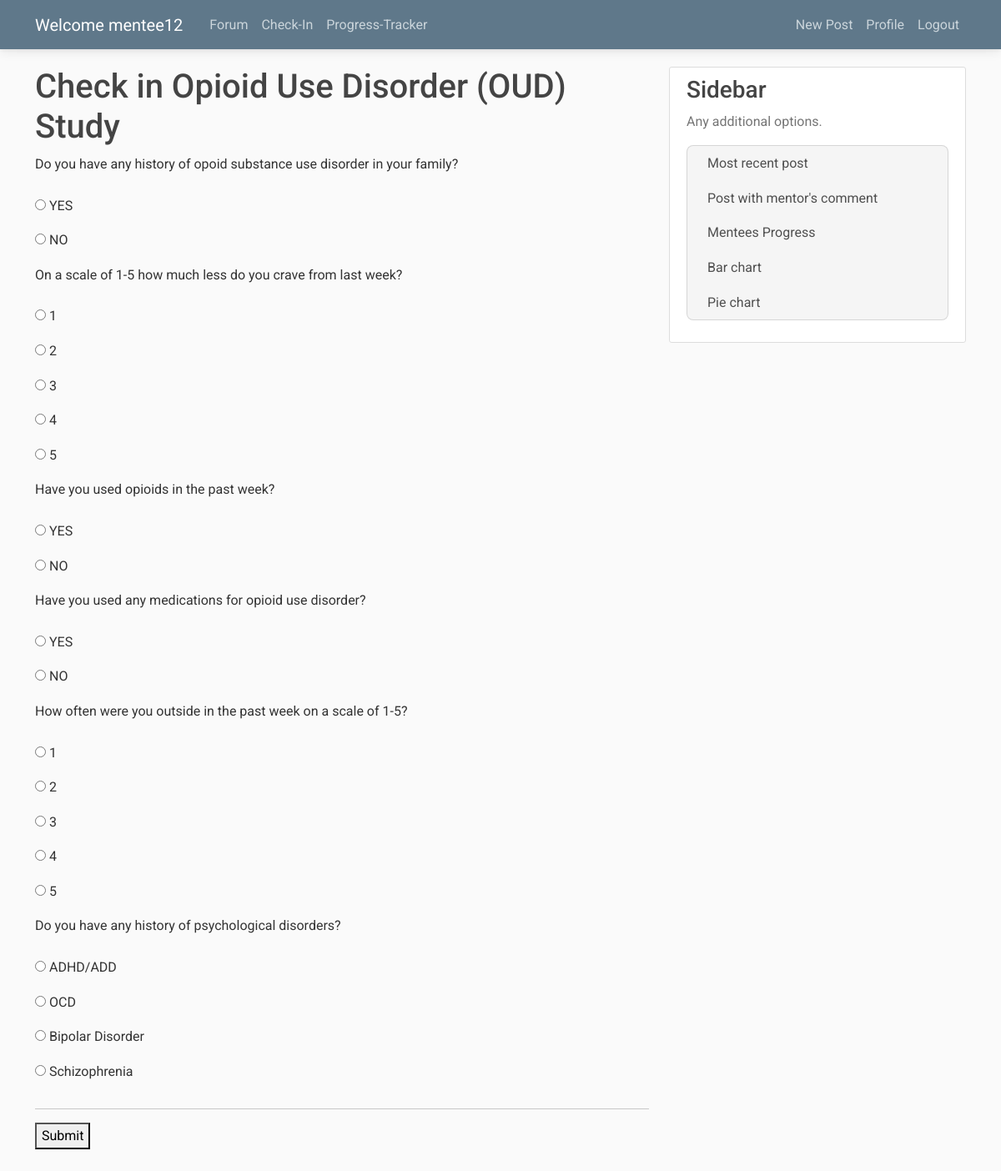
Page /survey/ (signed in) on the committed database.
### survey/models.py (models this page shows, shortened)
class Survey(models.Model):
    title = models.CharField(max_length=200)
    description = models.TextField()

class Question(models.Model):
    survey = models.ForeignKey(Survey, on_delete=models.CASCADE)
    question = models.CharField(max_length=300)
    options = models.ManyToManyField('Option')

### survey/views.py (the view)
# urls.py: path('', views.survey_home, name ='survey-home'),
@csrf_exempt
@login_required
def survey_home(request):
    survey = Survey.objects.all().first()
    if request.method == 'POST':
        form = SurveyForm(request.POST, survey_id=survey.id)
        if form.is_valid():
            user = request.user  # Get the current authenticated user
            for question in Question.objects.filter(survey_id=survey.id):
                selected_option = form.cleaned_data[f'question_{question.id}']
                selected_option_id = Option.objects.get(id=selected_option.id)
                response = Response.objects.create(
                    survey=survey,
                    user=user,
                    question=question,
                    selected_options=selected_option_id.option  # Store the option's text, not the Option object
                )
            return redirect('thank_you')  # Redirect to a thank-you page after successful submission
    else:
        form = SurveyForm(survey_id=survey.id)
    return render(request, 'survey/survey.html', {'survey': survey, 'form': form})

### survey/forms.py
class SurveyForm(forms.ModelForm):
    class Meta:
        model = Response
        fields = []
    def __init__(self, *args, **kwargs):
        survey_id = kwargs.pop('survey_id')
        super(SurveyForm, self).__init__(*args, **kwargs)
        questions = Question.objects.filter(survey_id=survey_id)
        for question in questions:
            self.fields[f'question_{question.id}'] = forms.ModelChoiceField(
                label=question.question,
                queryset=Option.objects.filter(question=question),
                widget=forms.RadioSelect
            )

### survey/models.py (called while the page is built)
    def __str__(self):
        return self.option

### survey/templates/survey/survey.html (shortened to what this page needs)
{% extends "feed/base.html" %}
{% block content %}
<h1>{{ survey.title }}</h1>
<form method="post">
    {% for field in form %}
        <p>{{ field.label_tag }}</p>
        {% for choice in field %}
            <label>
                {{ choice }}
            </label><br>
        {% endfor %}
    {% endfor %}
    <hr>
    <button type="submit">Submit</button>
    <br>
    <br>
</form>
{% endblock content %}

### feed/templates/feed/base.html (shortened to what this page needs)
{% load static %}
<!DOCTYPE html>
<html>
<head>
    <link rel="stylesheet" href="https://maxcdn.bootstrapcdn.com/bootstrap/4.0.0/css/bootstrap.min.css">
    <link
    href="https://cdnjs.cloudflare.com/ajax/libs/font-awesome/6.0.0/css/all.min.css"
    rel="stylesheet"
    />
<link href="https://cdnjs.cloudflare.com/ajax/libs/mdb-ui-kit/6.4.0/mdb.min.css" rel="stylesheet"/>
<link rel="stylesheet" type="text/css" href="{% static 'feed/main.css' %}">
</head>
<body>
    <header class="site-header">
      <nav class="navbar navbar-expand-md navbar-dark bg-steel fixed-top">
        <div class="container">
          <a class="navbar-brand mr-4" href="{% url 'feed-forum' %}">Welcome {{user.username}}</a>
          <div class="collapse navbar-collapse" id="navbarToggle">
            <div class="navbar-nav mr-auto">
              <a class="nav-item nav-link" href="{% url 'feed-forum' %}">Forum</a>
              <a class="nav-item nav-link" href="{% url 'survey-home' %}">Check-In</a>
              <a class="nav-item nav-link" href="{% url 'vizual-home' %}">Progress-Tracker</a>
            </div>
            <div class="navbar-nav">
              {% if user.is_authenticated %}
                <a class="nav-item nav-link" href="{% url 'post-create' %}">New Post</a>
                <a class="nav-item nav-link" href="{% url 'profile' %}">Profile</a>
                <a class="nav-item nav-link" href="{% url 'logout' %}">Logout</a>
              {% else %}
                <a class="nav-item nav-link" href="{% url 'login' %}">Login</a>
                <a class="nav-item nav-link" href="{% url 'register' %}">Register</a>
              {% endif %}
            </div>
          </div>
        </div>
      </nav>
    </header>
    <main role="main" class="container">
      <div class="row">
        <div class="col-md-8">
          {% block content %}{% endblock %}
        </div>
        <div class="col-md-4">
          <div class="content-section">
            <h3>Sidebar</h3>
            <p class='text-muted'>Any additional options.
              <ul class="list-group">
                <li class="list-group-item list-group-item-light">Most recent post</li>
                <li class="list-group-item list-group-item-light">Post with mentor's comment</li>
                <li class="list-group-item list-group-item-light">Mentees Progress</li>
                <li class="list-group-item list-group-item-light">Bar chart</li>
                <li class="list-group-item list-group-item-light">Pie chart</li>
              </ul>
            </p>
          </div>
        </div>
      </div>
    </main>
</body>
</html>

### feed/static/feed/main.css (style rules this page uses)
body { background: #fafafa; color: #333333; margin-top: 5rem; }
h1, h2, h3, h4, h5, h6 { color: #444444; }
ul { margin: 0; }
.bg-steel { background-color: #5f788a; }
.site-header .navbar-nav .nav-link { color: #cbd5db; }
.content-section { background: #ffffff; padding: 10px 20px; border: 1px solid #dddddd; border-radius: 3px; margin-bottom: 20px; }

### rows in the picture
Survey: title "Check in Opioid Use Disorder (OUD) Study"
Question: label_tag "Do you have any history of opoid substance use disorder in your family?"
Question: label_tag "On a scale of 1-5 how much less do you crave from last week?"
Question: label_tag "Have you used opioids in the past week?"
Question: label_tag "Have you used any medications for opioid use disorder?"
Question: label_tag "How often were you outside in the past week on a scale of 1-5?"
Question: label_tag "Do you have any history of psychological disorders?"

### other values in the picture
{{ user.username }} "mentee12"
